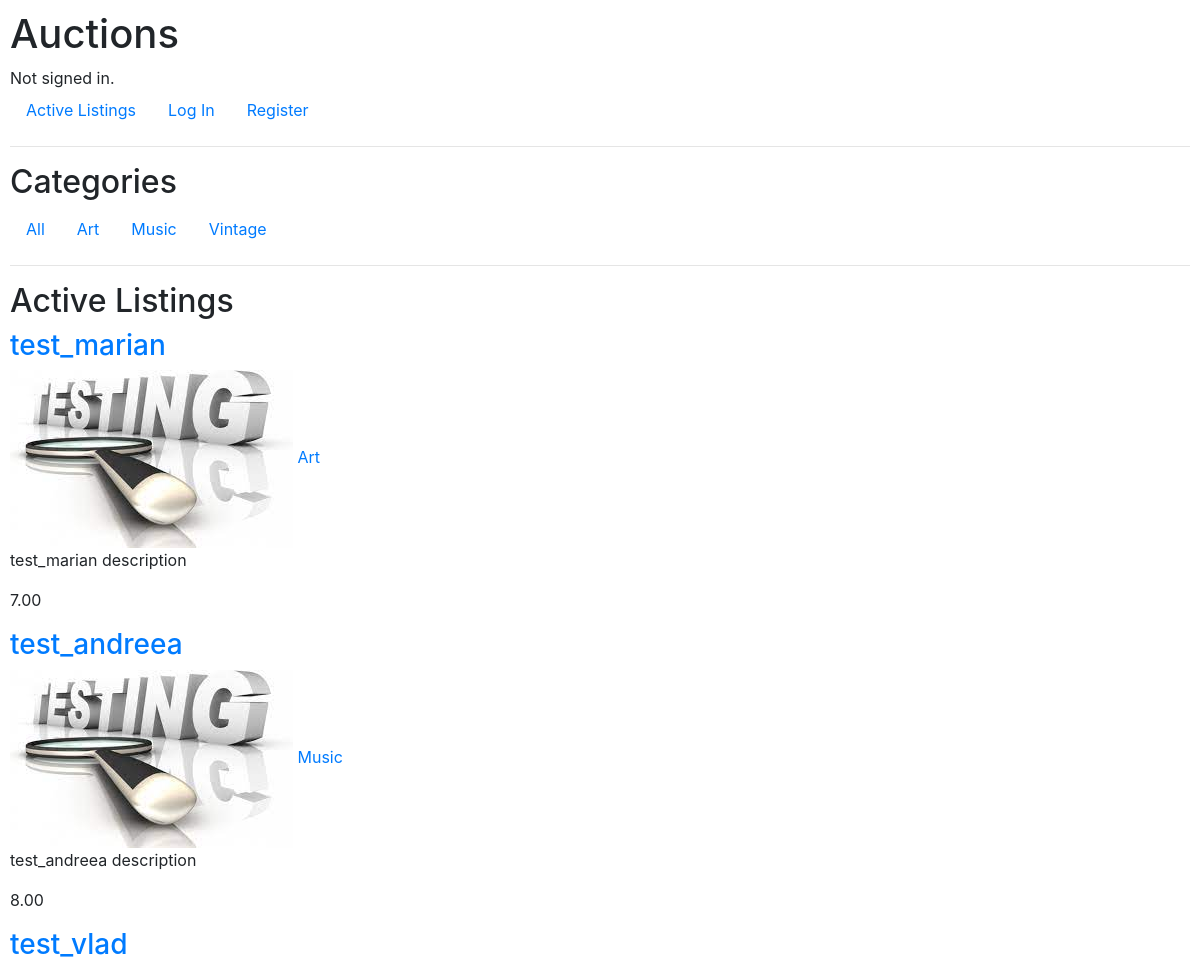
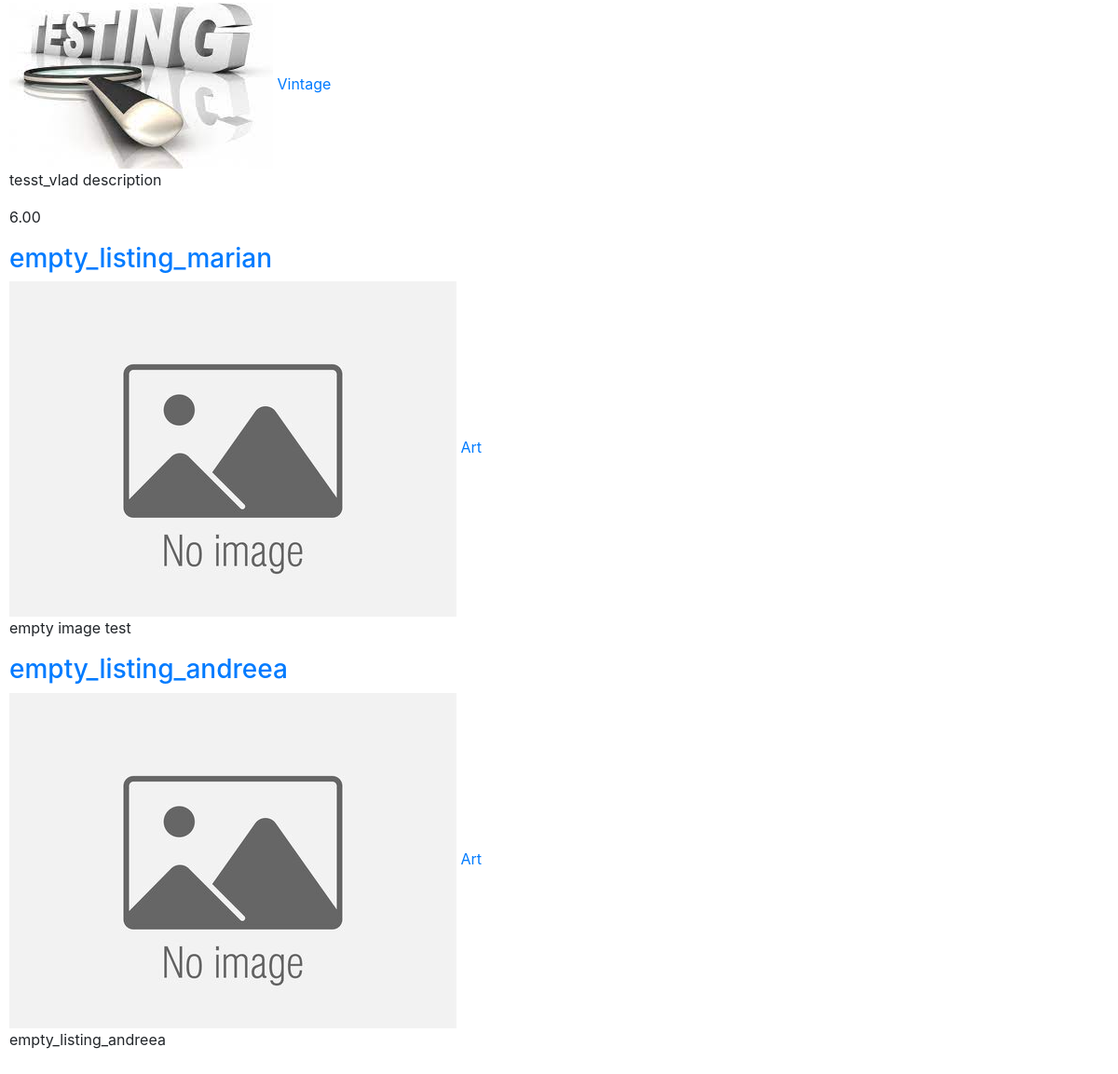
The page / on the database its author committed (2 pictures, top to bottom).
### auctions/models.py (models this page shows, shortened)
class Category(models.Model):
    name = models.CharField(max_length=50)
    def __str__(self):
        return self.name
    class Meta:
        ordering = ['name']

class Listing(models.Model):
    user = models.ForeignKey(User, on_delete=models.CASCADE, null=False, blank=True)
    title = models.CharField(max_length=64)
    description = models.CharField(max_length=200)
    image = models.FileField(upload_to=image_path, blank=True, null=False)
    starting = models.DecimalField(max_digits=3, decimal_places=2,validators=[MinValueValidator(limit_value=1)], default=1)
    category = models.ForeignKey(Category, on_delete=models.CASCADE, null=True, related_name='category')
    active = models.BooleanField(default=True)
    def image_url(self):
        return self.image.url if self.image else None

class Bid(models.Model):
    user = models.ForeignKey(User, on_delete=models.CASCADE,null=False, blank=True, related_name="user_bid")
    listing = models.ForeignKey(Listing, on_delete=models.CASCADE,null=True, blank=True, related_name="listing_bid")
    bid = models.DecimalField(max_digits=3, decimal_places=2)

### auctions/views.py (the view)
# urls.py: path("", views.index, name="index"),
def index(request):
    listings = Listing.objects.all().filter(active=True)
    return render(request, "auctions/index.html", {
        "listings" : listings,
    })

### auctions/templatetags/show_categories.py (called while the page is built)
@register.inclusion_tag("auctions/category_list.html")
def show_categories(categories):
    categories = Category.objects.all()
    return {"categories": categories}

### auctions/templates/auctions/index.html
{% extends "auctions/layout.html" %}
{% load static %}
{% block body %}
<h2>Active Listings</h2>
    {% for listing in listings %}
    <a href="{% url 'listing' listing.id %}"><h3>{{listing.title}}</h3></a>
        {% if listing.image %}
            <img src="{{listing.image_url}}" alt="{{ listing.title}}">
        {% else %}
            <img src="{{ MEDIA_URL }}uploads/default.jpg" alt="No image">
        {% endif %}
    <a href="{% url 'category' listing.category%}">{{listing.category}}</a>
    <p>{{listing.description}}</p>
    <p>{{listing.listing_bid.last.bid}}</p>
    {% empty %}
        <p>No active listings.</p>
    {% endfor %}
{% endblock %}

### auctions/templates/auctions/category_list.html
{% block body %}
<h2>Categories</h2>
<ul class="nav">
    <li class="nav-item">
        <a class="nav-link" href="{% url 'index' %}">All</a>
    </li>
    {% for category in categories %}
        <li class="nav-item">
            <a class="nav-link" href="{% url 'category' category.name %}">{{category.name}}</a>
        </li>
    {% endfor %}
</ul>
{% endblock %}

### auctions/static/auctions/styles.css (style rules this page uses)
body { padding: 10px; }

### rows shown on the page
Category: name "Art"
Category: name "Music"
Category: name "Vintage"
Listing: title "test_marian", image_url (picture), category "Art", description "test_marian description", listing_bid.last.bid "7.00"
Listing: title "test_andreea", image_url (picture), category "Music", description "test_andreea description", listing_bid.last.bid "8.00"
Listing: title "test_vlad", image_url (picture), category "Vintage", description "tesst_vlad description", listing_bid.last.bid "6.00"
Listing: title "empty_listing_marian", category "Art", description "empty image test"
Listing: title "empty_listing_andreea", category "Art", description "empty_listing_andreea"
